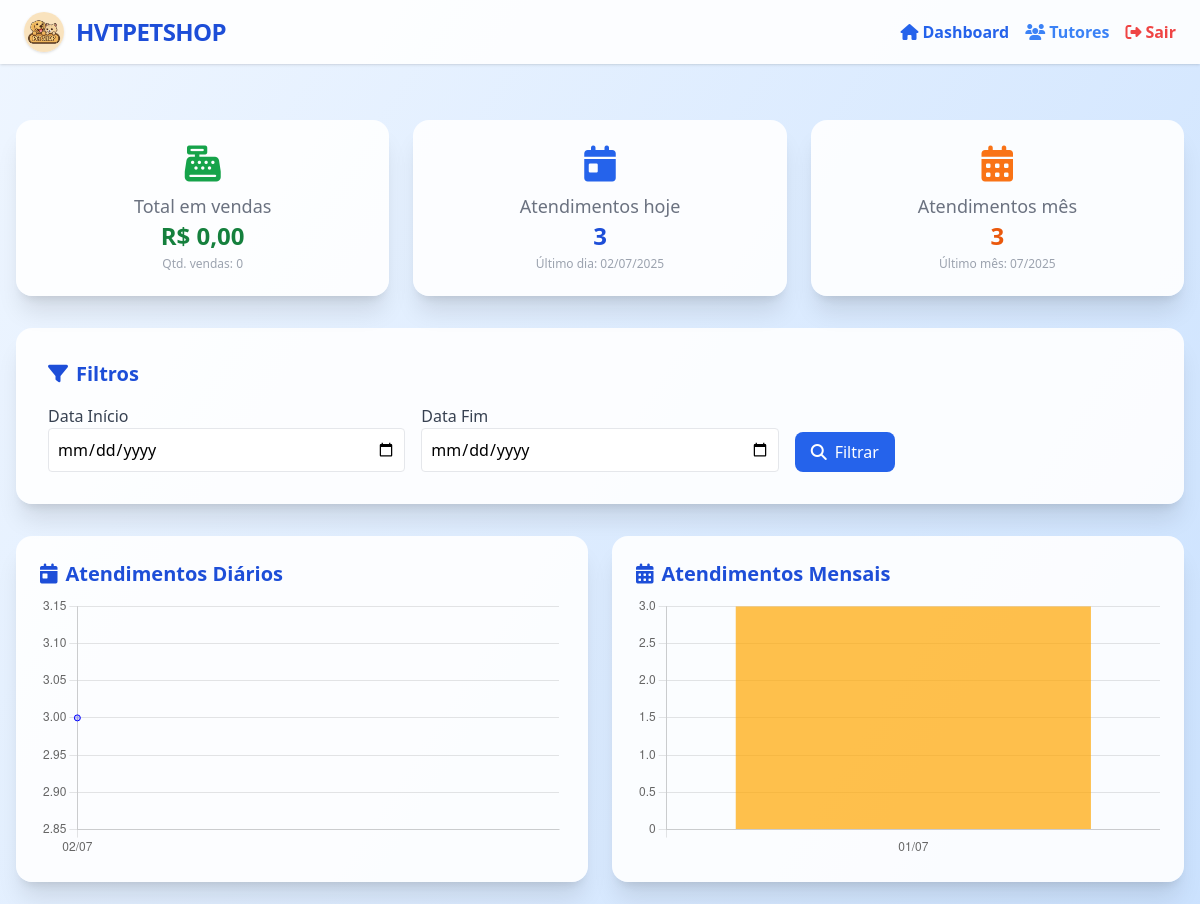
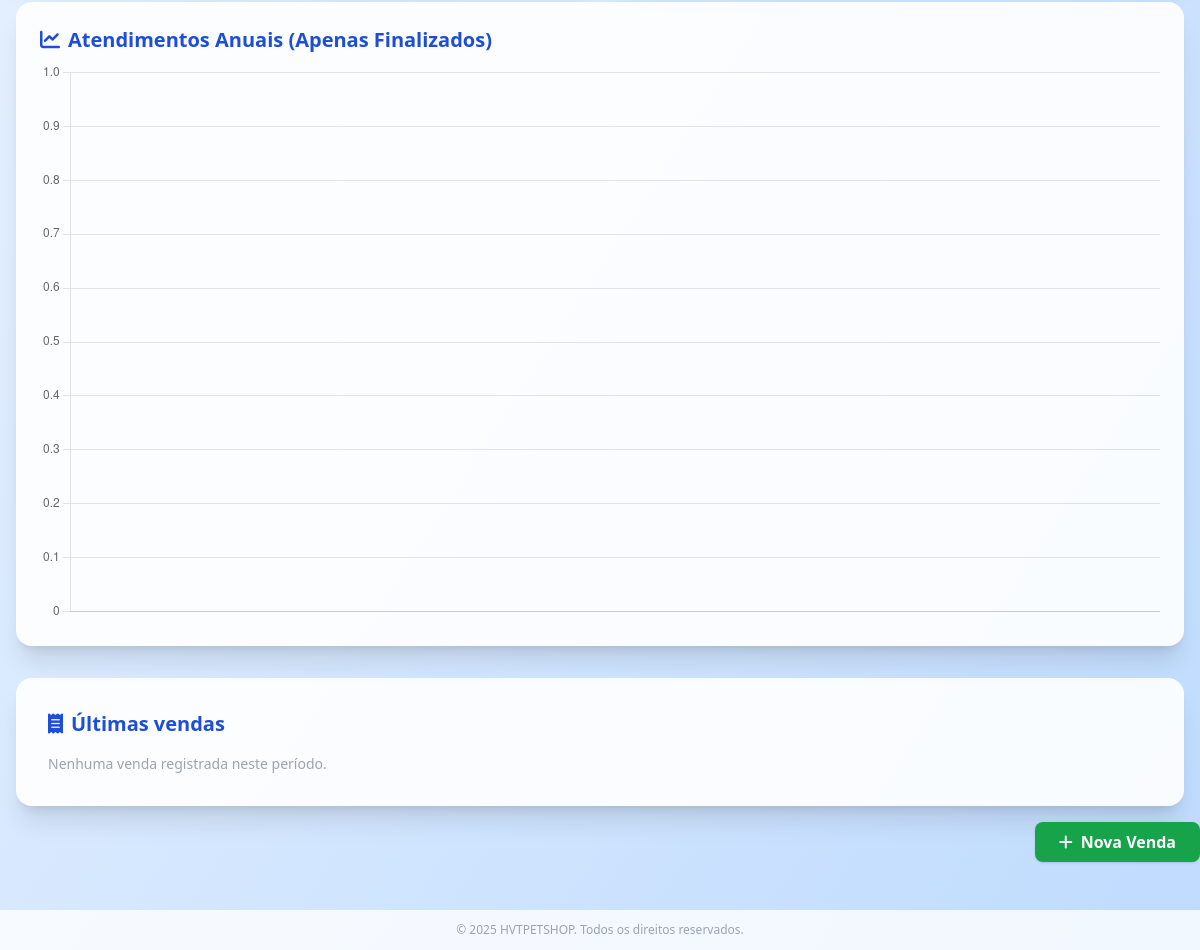
The page /vendas/caixa.php (signed in) on the database as committed earlier (2 pictures, top to bottom).
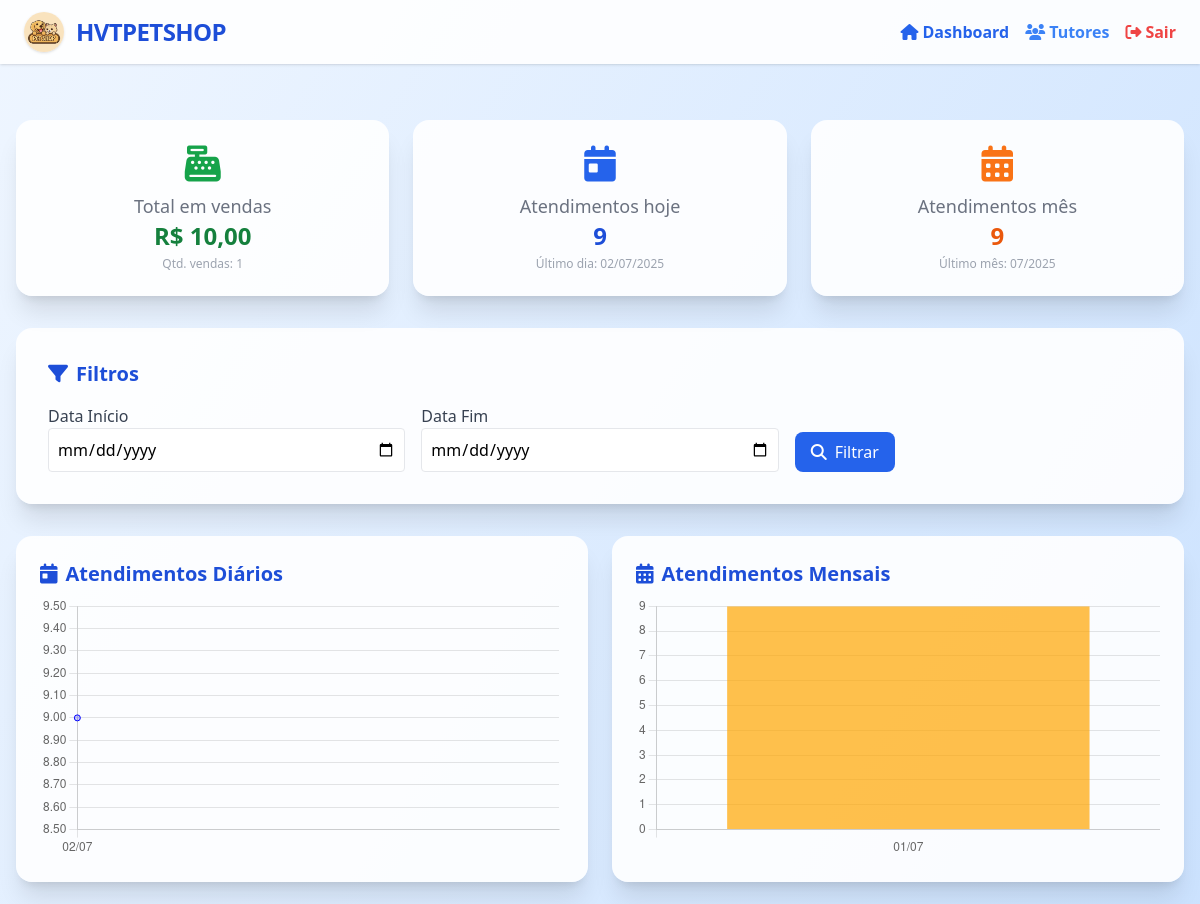
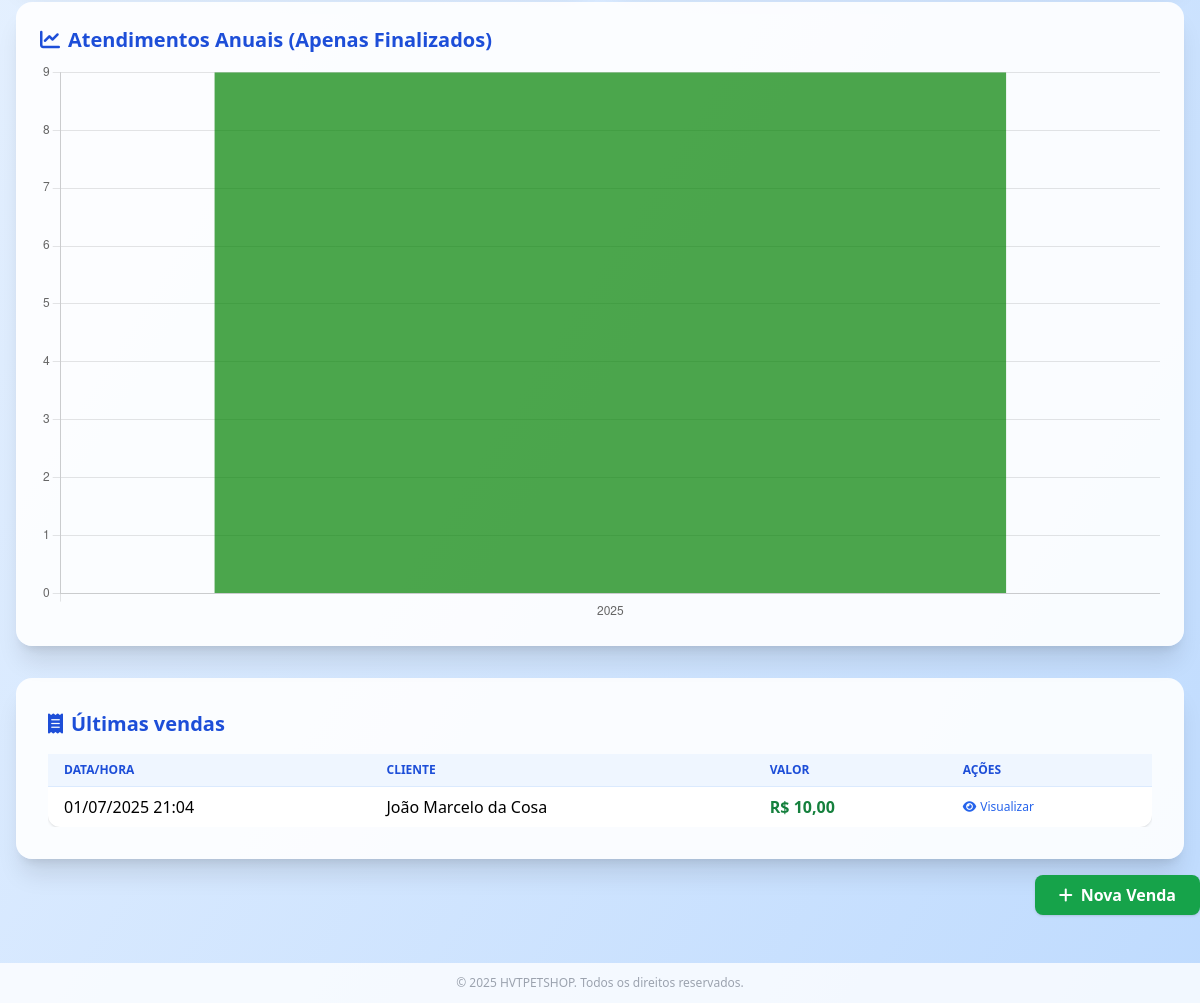
The same page on the database as committed later (2 pictures, top to bottom).
### tables this page shows
CREATE TABLE `vendas` (
  `id` int(11) NOT NULL,
  `tutor_id` int(11) DEFAULT NULL,
  `data_hora` datetime NOT NULL,
  `valor_total` decimal(10,2) NOT NULL
);

CREATE TABLE `tutores` (
  `id` int(11) NOT NULL,
  `nome` varchar(100) NOT NULL,
  `email` varchar(100) NOT NULL,
  `telefone` varchar(20) NOT NULL,
  `atualizado_em` timestamp NULL DEFAULT NULL ON UPDATE current_timestamp(),
  `cep` varchar(9) DEFAULT NULL,
  `rua` varchar(100) DEFAULT NULL,
  `numero` varchar(10) DEFAULT NULL,
  `bairro` varchar(60) DEFAULT NULL,
  `cidade` varchar(60) DEFAULT NULL,
  `uf` varchar(2) DEFAULT NULL
);

### vendas/caixa.php (the view, shortened to what the changed rows need)
<?php
include "config/config.php";
$filtro = "";
$params = [];
$queryDiaria = "SELECT DATE(data_hora) AS dia, COUNT(*) AS total FROM agendamentos WHERE status IN ('Finalizado', 'Pendente') $filtro GROUP BY dia ORDER BY dia DESC LIMIT 30";
$stmtDiaria = $pdo->prepare($queryDiaria);
$stmtDiaria->execute($params);
$dadosDiarios = $stmtDiaria->fetchAll(PDO::FETCH_ASSOC);
$queryMensal = "SELECT DATE_FORMAT(data_hora, '%Y-%m') AS mes, COUNT(*) AS total FROM agendamentos WHERE status IN ('Finalizado', 'Pendente') $filtro GROUP BY mes ORDER BY mes DESC LIMIT 12";
$stmtMensal = $pdo->prepare($queryMensal);
$stmtMensal->execute($params);
$dadosMensais = $stmtMensal->fetchAll(PDO::FETCH_ASSOC);
$queryAnual = "SELECT YEAR(data_hora) AS ano, COUNT(*) AS total FROM agendamentos WHERE status = 'Finalizado' $filtro GROUP BY ano ORDER BY ano DESC";
$stmtAnual = $pdo->prepare($queryAnual);
$stmtAnual->execute($params);
$dadosAnuais = $stmtAnual->fetchAll(PDO::FETCH_ASSOC);
$queryVendas = "SELECT SUM(valor_total) as total_vendas, COUNT(*) as qtd_vendas FROM vendas WHERE 1=1";
$stmtVendas = $pdo->prepare($queryVendas);
$stmtVendas->execute($params);
$vendas = $stmtVendas->fetch(PDO::FETCH_ASSOC);
$queryUltimas = "SELECT v.id, v.data_hora, v.valor_total, t.nome as cliente
                 FROM vendas v
                 LEFT JOIN tutores t ON v.tutor_id = t.id
                 WHERE 1=1";
$queryUltimas .= " ORDER BY v.data_hora DESC LIMIT 10";
$stmtUltimas = $pdo->prepare($queryUltimas);
$stmtUltimas->execute($params);
$ultimasVendas = $stmtUltimas->fetchAll(PDO::FETCH_ASSOC);
?>
<!DOCTYPE html>
<html lang="pt-BR">
<head>
    <link rel="stylesheet" href="https://cdnjs.cloudflare.com/ajax/libs/font-awesome/6.5.0/css/all.min.css">
    <script src="https://cdn.tailwindcss.com"></script>
</head>
<body class="min-h-screen bg-gradient-to-br from-blue-50 to-blue-200 flex flex-col">
    <main class="flex-1 w-full max-w-7xl mx-auto mt-10 p-4">
        <div class="grid grid-cols-1 md:grid-cols-3 gap-6 mb-8">
            <div class="bg-white/90 p-6 rounded-2xl shadow-xl flex flex-col items-center justify-center animate-fade-in">
                <div class="text-4xl text-green-600 mb-2"><i class="fa fa-cash-register"></i></div>
                <div class="text-lg text-gray-500">Total em vendas</div>
                <div class="text-2xl font-bold text-green-700 mb-1">
                    R$ <?= number_format($vendas['total_vendas'] ?? 0, 2, ',', '.') ?>
                </div>
                <div class="text-xs text-gray-400">Qtd. vendas: <?= $vendas['qtd_vendas'] ?? 0 ?></div>
            </div>
            <div class="bg-white/90 p-6 rounded-2xl shadow-xl flex flex-col items-center justify-center animate-fade-in">
                <div class="text-4xl text-blue-600 mb-2"><i class="fa fa-calendar-day"></i></div>
                <div class="text-lg text-gray-500">Atendimentos hoje</div>
                <div class="text-2xl font-bold text-blue-700 mb-1">
                    <?= $dadosDiarios[0]['total'] ?? 0 ?>
                </div>
                <div class="text-xs text-gray-400">Último dia: <?= isset($dadosDiarios[0]['dia']) ? date('d/m/Y', strtotime($dadosDiarios[0]['dia'])) : '-' ?></div>
            </div>
            <div class="bg-white/90 p-6 rounded-2xl shadow-xl flex flex-col items-center justify-center animate-fade-in">
                <div class="text-4xl text-orange-500 mb-2"><i class="fa fa-calendar-alt"></i></div>
                <div class="text-lg text-gray-500">Atendimentos mês</div>
                <div class="text-2xl font-bold text-orange-600 mb-1">
                    <?= $dadosMensais[0]['total'] ?? 0 ?>
                </div>
                <div class="text-xs text-gray-400">Último mês: <?= isset($dadosMensais[0]['mes']) ? date('m/Y', strtotime($dadosMensais[0]['mes'].'-01')) : '-' ?></div>
            </div>
        </div>
        <div class="grid grid-cols-1 md:grid-cols-2 gap-6 mt-6">
            <div class="bg-white/90 p-6 rounded-2xl shadow-xl animate-fade-in">
                <h3 class="text-xl font-semibold text-blue-700 mb-2 flex items-center gap-2">
                    <i class="fa fa-calendar-day"></i> Atendimentos Diários
                </h3>
                <canvas id="graficoDiario"></canvas>
            </div>
            <div class="bg-white/90 p-6 rounded-2xl shadow-xl animate-fade-in">
                <h3 class="text-xl font-semibold text-blue-700 mb-2 flex items-center gap-2">
                    <i class="fa fa-calendar-alt"></i> Atendimentos Mensais
                </h3>
                <canvas id="graficoMensal"></canvas>
            </div>
            <div class="bg-white/90 p-6 rounded-2xl shadow-xl animate-fade-in md:col-span-2">
                <h3 class="text-xl font-semibold text-blue-700 mb-2 flex items-center gap-2">
                    <i class="fa fa-chart-line"></i> Atendimentos Anuais (Apenas Finalizados)
                </h3>
                <canvas id="graficoAnual"></canvas>
            </div>
        </div>
        <div class="bg-white/90 p-8 rounded-2xl shadow-xl animate-fade-in mt-8">
            <h3 class="text-xl font-semibold text-blue-700 mb-4 flex items-center gap-2">
                <i class="fa fa-receipt"></i> Últimas vendas
            </h3>
            <?php if (empty($ultimasVendas)): ?>
                <div class="text-gray-400 text-sm">Nenhuma venda registrada neste período.</div>
            <?php else: ?>
                <div class="overflow-x-auto">
                    <table class="min-w-full divide-y divide-blue-100 bg-white rounded-xl shadow">
                        <thead class="bg-blue-50">
                            <tr>
                                <th class="px-4 py-2 text-left text-xs font-bold text-blue-700 uppercase">Data/Hora</th>
                                <th class="px-4 py-2 text-left text-xs font-bold text-blue-700 uppercase">Cliente</th>
                                <th class="px-4 py-2 text-left text-xs font-bold text-blue-700 uppercase">Valor</th>
                                <th class="px-4 py-2 text-left text-xs font-bold text-blue-700 uppercase">Ações</th>
                            </tr>
                        </thead>
                        <tbody class="divide-y divide-blue-50">
                            <?php foreach ($ultimasVendas as $venda): ?>
                                <tr>
                                    <td class="px-4 py-2"><?= date('d/m/Y H:i', strtotime($venda['data_hora'])) ?></td>
                                    <td class="px-4 py-2"><?= htmlspecialchars($venda['cliente'] ?? 'Não informado') ?></td>
                                    <td class="px-4 py-2 text-green-700 font-bold">R$ <?= number_format($venda['valor_total'], 2, ',', '.') ?></td>
                                    <td class="px-4 py-2">
                                        <a href="vendas/visualizar_venda.php?id=<?= $venda['id'] ?>" class="text-blue-600 hover:underline flex items-center gap-1 text-xs">
                                            <i class="fa fa-eye"></i> Visualizar
                                        </a>
                                    </td>
                                </tr>
                            <?php endforeach; ?>
                        </tbody>
                    </table>
                </div>
            <?php endif; ?>
        </div>
    </main>
    <script>
        // Dados do PHP para JavaScript
        const dadosDiarios = <?= json_encode($dadosDiarios); ?>;
        const dadosMensais = <?= json_encode($dadosMensais); ?>;
        const dadosAnuais = <?= json_encode($dadosAnuais); ?>;
        // Função para formatar a data no formato "dd/mm"
        function formatarDataBrasil(data) {
            if (!data) return '';
            const partes = data.split('-');
            if (partes.length === 3) return partes[2] + '/' + partes[1];
            if (partes.length === 2) return partes[1] + '/' + partes[0];
            return data;
        }
        // Gráfico Diário
        new Chart(document.getElementById('graficoDiario'), {
            type: 'line',
            data: {
                labels: dadosDiarios.map(d => formatarDataBrasil(d.dia)),
                datasets: [{
                    label: 'Atendimentos Diários',
                    data: dadosDiarios.map(d => d.total),
                    borderColor: 'blue',
                    backgroundColor: 'rgba(0, 0, 255, 0.2)',
                    fill: true,
                    tension: 0.3
                }]
            },
            options: {
                responsive: true,
                plugins: { legend: { display: false } }
            }
        });
        // Gráfico Mensal
        new Chart(document.getElementById('graficoMensal'), {
            type: 'bar',
            data: {
                labels: dadosMensais.map(d => formatarDataBrasil(d.mes + '-01')),
                datasets: [{
                    label: 'Atendimentos Mensais',
                    data: dadosMensais.map(d => d.total),
                    backgroundColor: 'rgba(255, 165, 0, 0.7)'
                }]
            },
            options: {
                responsive: true,
                plugins: { legend: { display: false } }
            }
        });
        // Gráfico Anual
        new Chart(document.getElementById('graficoAnual'), {
            type: 'bar',
            data: {
                labels: dadosAnuais.map(d => d.ano),
                datasets: [{
                    label: 'Atendimentos Anuais',
                    data: dadosAnuais.map(d => d.total),
                    backgroundColor: 'rgba(0, 128, 0, 0.7)'
                }]
            },
            options: {
                responsive: true,
                plugins: { legend: { display: false } }
            }
        });
    </script>
</body>
</html>

Rows that differ between the two databases and show on the page:
added vendas: data_hora "01/07/2025 21:04", tutor.nome "João Marcelo da Cosa", valor_total "10,00"
Other text that changed with them:
$vendas['total_vendas']: "0,00" → "10,00"
$vendas['qtd_vendas']: "0" → "1"
$dadosDiarios[0]['total']: "3" → "9"
$dadosMensais[0]['total']: "3" → "9"
chart data {{ json_encode($dadosDiarios) }}: [{"dia":"2025-07-02","total":3}] → [{"dia":"2025-07-02","total":9}]
chart data {{ json_encode($dadosMensais) }}: [{"mes":"2025-07","total":3}] → [{"mes":"2025-07","total":9}]
chart data {{ json_encode($dadosAnuais) }}: [] → [{"ano":2025,"total":9}]
text no longer shown: "Nenhuma venda registrada neste período."
text now shown: "DATA/HORA CLIENTE VALOR AÇÕES"
